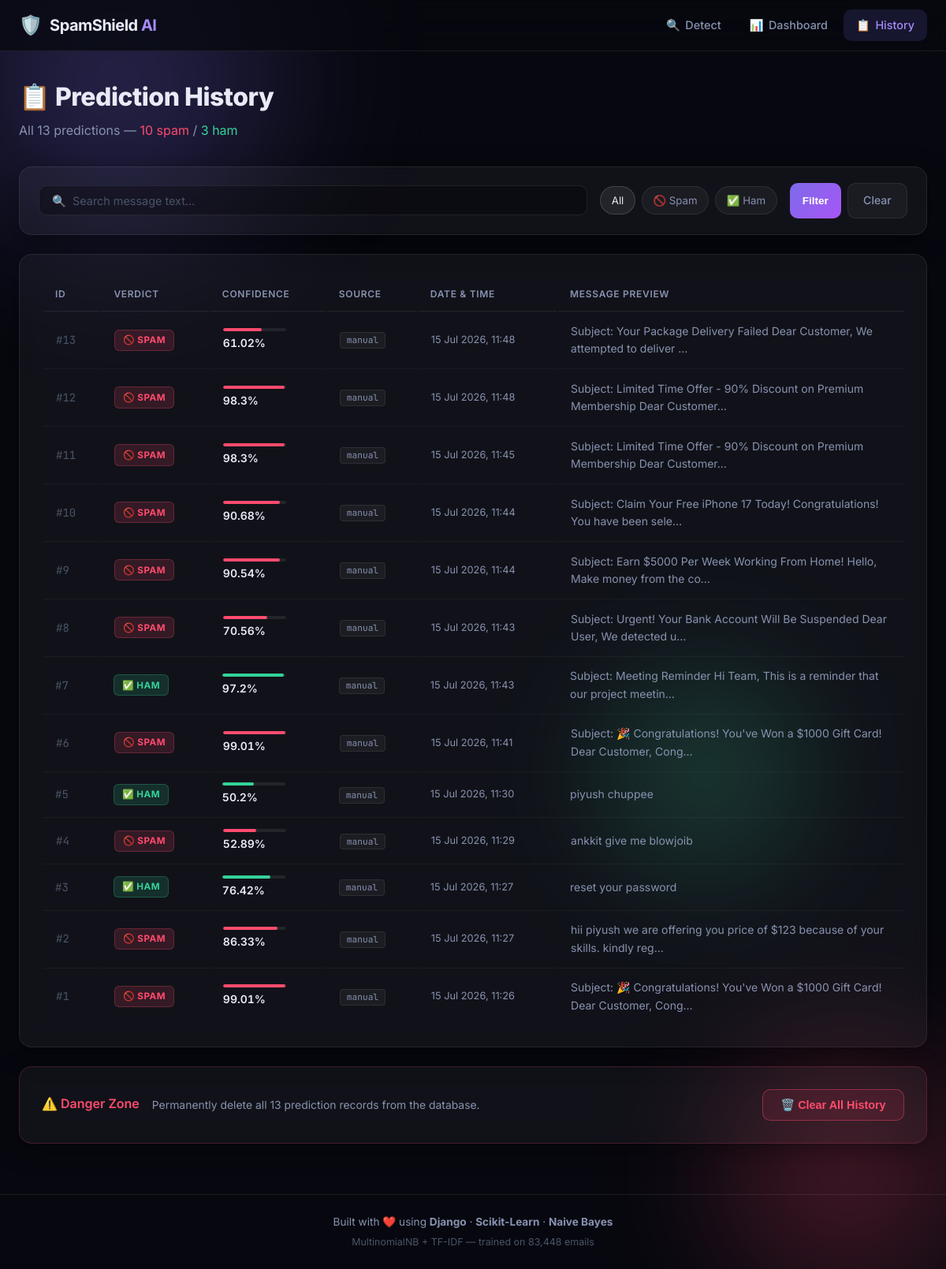
The page /history/ on the database its author committed.
### detector/models.py (models this page shows, shortened)
class PredictionHistory(models.Model):
    LABEL_CHOICES = [
        ('spam', 'Spam'),
        ('ham', 'Ham'),
    ]
    text = models.TextField()
    label = models.CharField(max_length=4, choices=LABEL_CHOICES)
    confidence = models.FloatField(help_text="Confidence percentage (0-100)")
    spam_probability = models.FloatField(default=0.0)
    ham_probability = models.FloatField(default=0.0)
    text_length = models.IntegerField(default=0)
    source = models.CharField(
        max_length=10,
        default='manual',
        choices=[('manual', 'Manual Input'), ('batch', 'Batch Upload')],
    )
    created_at = models.DateTimeField(auto_now_add=True)
    class Meta:
        ordering = ['-created_at']
        verbose_name = 'Prediction'
        verbose_name_plural = 'Predictions'

### detector/views.py (the view)
# urls.py: path('history/', views.history, name='history'),
def history(request):
    qs = PredictionHistory.objects.all()
    label_filter = request.GET.get('label', '')
    search_query = request.GET.get('q', '')
    if label_filter in ('spam', 'ham'):
        qs = qs.filter(label=label_filter)
    if search_query:
        qs = qs.filter(text__icontains=search_query)
    paginator = Paginator(qs, 20)
    page_number = request.GET.get('page', 1)
    page_obj = paginator.get_page(page_number)
    total = PredictionHistory.objects.count()
    spam_count = PredictionHistory.objects.filter(label='spam').count()
    ham_count = total - spam_count
    context = {
        'page_obj': page_obj,
        'label_filter': label_filter,
        'search_query': search_query,
        'total': total,
        'spam_count': spam_count,
        'ham_count': ham_count,
    }
    return render(request, 'detector/history.html', context)

### detector/templates/detector/history.html (shortened to what this page needs)
{% extends 'detector/base.html' %}
{% block content %}
<div class="page-history">
  <div class="page-header">
    <h1 class="page-title">📋 Prediction History</h1>
    <p class="page-sub">All {{ total }} predictions — <span class="spam-color">{{ spam_count }} spam</span> / <span class="ham-color">{{ ham_count }} ham</span></p>
  </div>
  <form method="GET" action="{% url 'history' %}" class="glass-card filter-bar" role="search" aria-label="Filter predictions">
    <div class="filter-group">
      <input
        type="text"
        id="search-input"
        name="q"
        value="{{ search_query }}"
        placeholder="🔍  Search message text…"
        class="search-input"
        aria-label="Search by message text"
      />
    </div>
    <div class="filter-group filter-radios" role="group" aria-label="Filter by label">
      <label class="radio-pill {% if label_filter == '' %}active{% endif %}">
        <input type="radio" name="label" value="" {% if label_filter == '' %}checked{% endif %} /> All
      </label>
      <label class="radio-pill spam-radio {% if label_filter == 'spam' %}active{% endif %}">
        <input type="radio" name="label" value="spam" {% if label_filter == 'spam' %}checked{% endif %} /> 🚫 Spam
      </label>
      <label class="radio-pill ham-radio {% if label_filter == 'ham' %}active{% endif %}">
        <input type="radio" name="label" value="ham" {% if label_filter == 'ham' %}checked{% endif %} /> ✅ Ham
      </label>
    </div>
    <div class="filter-actions">
      <button type="submit" class="btn-primary btn-sm" aria-label="Apply filters">Filter</button>
      <a href="{% url 'history' %}" class="btn-secondary btn-sm" aria-label="Clear all filters">Clear</a>
    </div>
  </form>
  <div class="glass-card table-card">
    {% if page_obj %}
    <div class="table-wrap">
      <table class="results-table" aria-label="Prediction history">
        <thead>
          <tr>
            <th scope="col">ID</th>
            <th scope="col">Verdict</th>
            <th scope="col">Confidence</th>
            <th scope="col">Source</th>
            <th scope="col">Date & Time</th>
            <th scope="col">Message Preview</th>
          </tr>
        </thead>
        <tbody>
          {% for item in page_obj %}
          <tr class="{% if item.label == 'spam' %}row-spam{% else %}row-ham{% endif %}">
            <td class="td-num">#{{ item.id }}</td>
            <td>
              <span class="badge {% if item.label == 'spam' %}badge-spam{% else %}badge-ham{% endif %}">
                {% if item.label == 'spam' %}🚫{% else %}✅{% endif %} {{ item.label|upper }}
              </span>
            </td>
            <td class="td-conf">
              <div class="mini-bar-wrap">
                <div class="mini-bar {% if item.label == 'spam' %}mini-bar-spam{% else %}mini-bar-ham{% endif %}"
                     style="width: {{ item.confidence }}%"></div>
              </div>
              {{ item.confidence }}%
            </td>
            <td>
              <span class="source-badge {% if item.source == 'batch' %}source-batch{% else %}source-manual{% endif %}">
                {{ item.source }}
              </span>
            </td>
            <td class="td-date">{{ item.created_at|date:"d M Y, H:i" }}</td>
            <td class="td-text">{{ item.text|truncatechars:80 }}</td>
          </tr>
          {% endfor %}
        </tbody>
      </table>
    </div>
    {% else %}
    <div class="empty-state">
      <div class="empty-icon" aria-hidden="true">🕳️</div>
      <p class="empty-title">No predictions yet</p>
      <p class="empty-sub">Head back to the <a href="{% url 'index' %}">Detector</a> to analyze your first message.</p>
    </div>
    {% endif %}
  </div>
  {% if total %}
  <div class="glass-card danger-zone">
    <h3 class="danger-title">⚠️ Danger Zone</h3>
    <p>Permanently delete all {{ total }} prediction records from the database.</p>
    <form method="POST" action="{% url 'delete_history' %}" onsubmit="return confirm('Are you sure? This cannot be undone.')">
      <button type="submit" class="btn-danger" aria-label="Delete all history">🗑️ Clear All History</button>
    </form>
  </div>
  {% endif %}
</div>
{% endblock %}

### detector/templates/detector/base.html (shortened to what this page needs)
<!DOCTYPE html>
<html lang="en">
<head>
  {% load static %}
  <link rel="stylesheet" href="{% static 'detector/style.css' %}" />
</head>
<body>
  <div class="bg-orbs" aria-hidden="true">
    <div class="orb orb-1"></div>
    <div class="orb orb-2"></div>
    <div class="orb orb-3"></div>
  </div>
  <nav class="navbar" role="navigation" aria-label="Main navigation">
    <div class="nav-container">
      <a href="{% url 'index' %}" class="nav-brand" aria-label="SpamShield AI home">
        <span class="brand-icon" aria-hidden="true">🛡️</span>
        <span class="brand-text">SpamShield <span class="brand-accent">AI</span></span>
      </a>
      <ul class="nav-links" role="list">
        <li>
          <a href="{% url 'index' %}" class="nav-link {% if request.resolver_match.url_name == 'index' %}active{% endif %}" id="nav-home">
            <span class="nav-icon">🔍</span> Detect
          </a>
        </li>
        <li>
          <a href="{% url 'dashboard' %}" class="nav-link {% if request.resolver_match.url_name == 'dashboard' %}active{% endif %}" id="nav-dashboard">
            <span class="nav-icon">📊</span> Dashboard
          </a>
        </li>
        <li>
          <a href="{% url 'history' %}" class="nav-link {% if request.resolver_match.url_name == 'history' %}active{% endif %}" id="nav-history">
            <span class="nav-icon">📋</span> History
          </a>
        </li>
      </ul>
    </div>
  </nav>
  <main class="main-content" id="main-content">
    {% block content %}{% endblock %}
  </main>
  <footer class="footer" role="contentinfo">
    <div class="footer-inner">
      <p>
        Built with <span aria-label="love">❤️</span> using
        <strong>Django</strong> · <strong>Scikit-Learn</strong> · <strong>Naive Bayes</strong>
      </p>
      <p class="footer-sub">MultinomialNB + TF-IDF — trained on 83,448 emails</p>
    </div>
  </footer>
  {% load static %}
</body>
</html>

### rows shown on the page
PredictionHistory: id "13", label "SPAM", confidence "61.02", source "manual", created_at "15 Jul 2026, 11:48", text "Subject: Your Package Delivery Failed Dear Customer, We attempted to deliver …"
PredictionHistory: id "12", label "SPAM", confidence "98.3", source "manual", created_at "15 Jul 2026, 11:48", text "Subject: Limited Time Offer - 90% Discount on Premium Membership Dear Customer…"
PredictionHistory: id "11", label "SPAM", confidence "98.3", source "manual", created_at "15 Jul 2026, 11:45", text "Subject: Limited Time Offer - 90% Discount on Premium Membership Dear Customer…"
PredictionHistory: id "10", label "SPAM", confidence "90.68", source "manual", created_at "15 Jul 2026, 11:44", text "Subject: Claim Your Free iPhone 17 Today! Congratulations! You have been sele…"
PredictionHistory: id "9", label "SPAM", confidence "90.54", source "manual", created_at "15 Jul 2026, 11:44", text "Subject: Earn $5000 Per Week Working From Home! Hello, Make money from the co…"
PredictionHistory: id "8", label "SPAM", confidence "70.56", source "manual", created_at "15 Jul 2026, 11:43", text "Subject: Urgent! Your Bank Account Will Be Suspended Dear User, We detected u…"
PredictionHistory: id "7", label "HAM", confidence "97.2", source "manual", created_at "15 Jul 2026, 11:43", text "Subject: Meeting Reminder Hi Team, This is a reminder that our project meetin…"
PredictionHistory: id "6", label "SPAM", confidence "99.01", source "manual", created_at "15 Jul 2026, 11:41", text "Subject: 🎉 Congratulations! You've Won a $1000 Gift Card! Dear Customer, Cong…"
PredictionHistory: id "5", label "HAM", confidence "50.2", source "manual", created_at "15 Jul 2026, 11:30", text "piyush chuppee"
PredictionHistory: id "4", label "SPAM", confidence "52.89", source "manual", created_at "15 Jul 2026, 11:29", text "ankkit give me blowjoib"
PredictionHistory: id "3", label "HAM", confidence "76.42", source "manual", created_at "15 Jul 2026, 11:27", text "reset your password"
PredictionHistory: id "2", label "SPAM", confidence "86.33", source "manual", created_at "15 Jul 2026, 11:27", text "hii piyush we are offering you price of $123 because of your skills. kindly reg…"
PredictionHistory: id "1", label "SPAM", confidence "99.01", source "manual", created_at "15 Jul 2026, 11:26", text "Subject: 🎉 Congratulations! You've Won a $1000 Gift Card! Dear Customer, Cong…"

### other values the page prints
{{ total }} "13"
{{ spam_count }} "10"
{{ ham_count }} "3"
